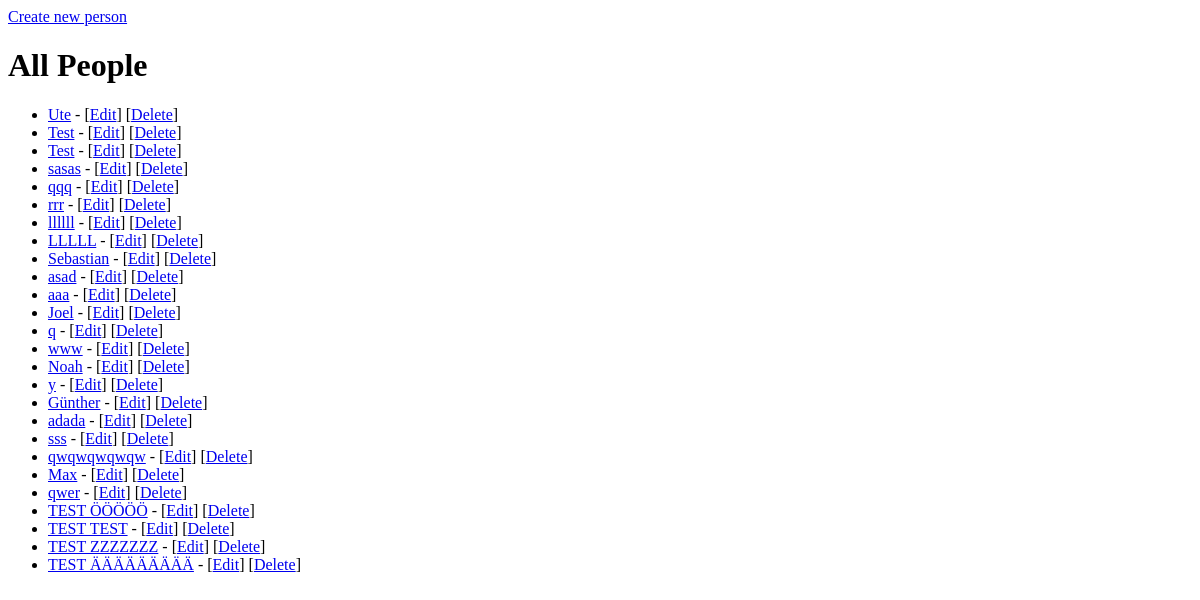
/people, run on an earlier commit of the app's database.
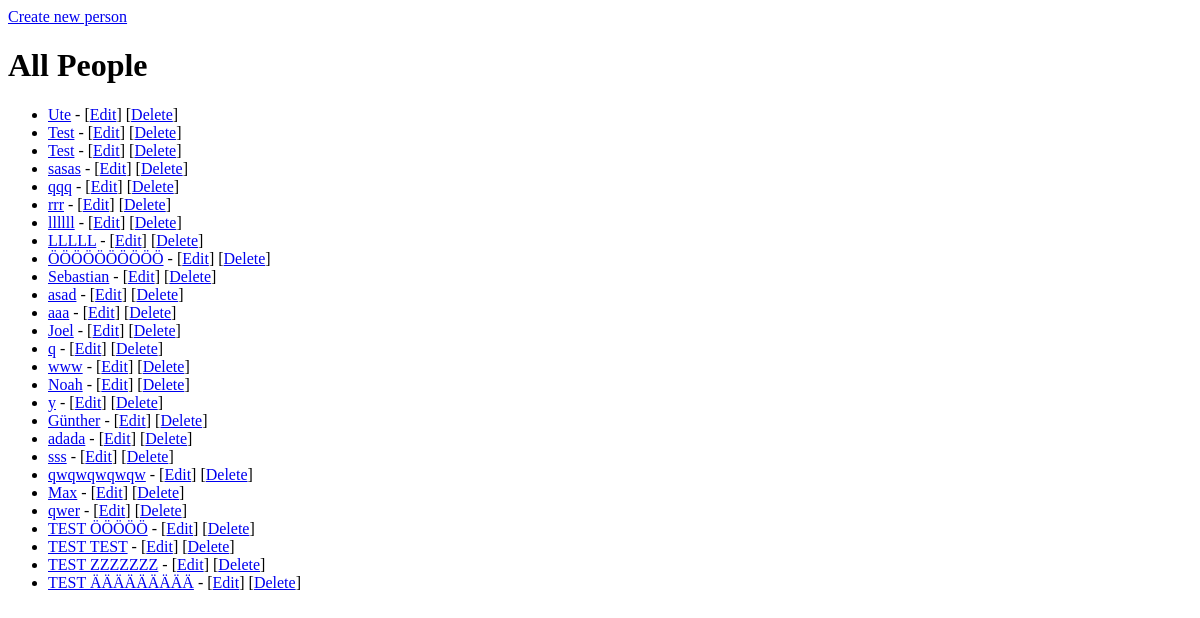
And on a later commit of the database.
### sevo_views/models.py (models this page shows, shortened)
class Person(models.Model):
    firstname = models.CharField(max_length=255)
    lastname = models.CharField(max_length=255)
    birthday = models.DateField()
    created_at = models.DateTimeField(auto_now=True)
    updated_at = models.DateField(auto_now_add=True)
    class Meta():
        ordering = ["birthday"]

### sevo_views/sevo_class_views/v.py (the view)
        def view_function(request, **kwargs):
            cls._instance = cls()
            setup_return = cls._instance._setup(request, **kwargs)
            cls._instance.after_setup(request, **kwargs)
            return setup_return

### sevo_views/sevo_class_views/v.py (called while the page is built)
    @classmethod
    def as_view(cls, **init_kwargs):
        for key in init_kwargs:
            if hasattr(cls, key):
                setattr(cls, key, init_kwargs[key])
        def view_function(request, **kwargs):
            cls._instance = cls()
            setup_return = cls._instance._setup(request, **kwargs)
            cls._instance.after_setup(request, **kwargs)
            return setup_return
        return view_function

    def get_context(self):
        return {}

    def _setup(self, request, **kwargs):
        return render(request, type(self).template_name, type(self)._instance.get_context())

    def after_setup(self, request, **kwargs):
        pass

    def get_context(self):
        context = super().get_context()
        context[type(self).context_model_name] = type(self)._query_object
        return context

    def get_query_object(self):
        return type(self)._query_object

    def get_queryset(self):
        return type(self).model.objects.all()

    def _setup(self, request, **kwargs):
        type(self)._query_object = self.get_queryset()
        type(self)._query_object = self.get_queries()
        return super()._setup(request, **kwargs)

### sevo_views/templates/sevo_views/index.html (shortened to what this page needs)
{% extends "base.html" %}
{% block header %}
    <header>
        <a href="{% url "person-create" %}">Create new person</a>
        <h1>
            {{ title|title }}
        </h1>
    </header>
{% endblock %}
{% block main %}
    <ul>
        {% for person in model %}
            <li>
                <a href="{% url "person-detail" id=person.id %}">{{ person.firstname }}</a>
                -
                [<a href="{% url "person-update" id=person.id %}">Edit</a>]
                [<a href="{% url "person-delete" id=person.id %}">Delete</a>]
            </li>
        {% endfor %}
    </ul>
{% endblock %}

What changed in the data, as far as the page shows it:
added Person: firstname "ÖÖÖÖÖÖÖÖÖÖ"
